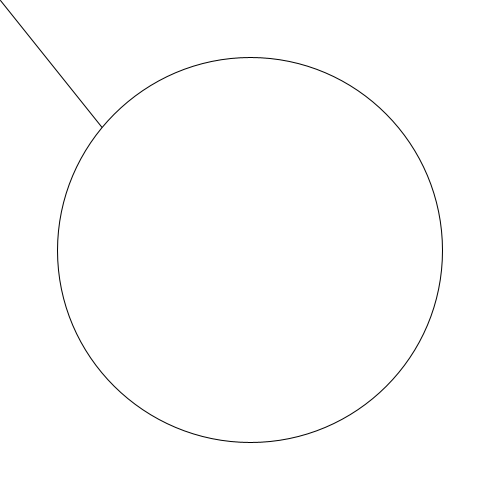
Frame 1 (no input)
Frame 60 (the mouse pressed at the canvas centre just before this capture): identical to frame 1, image omitted
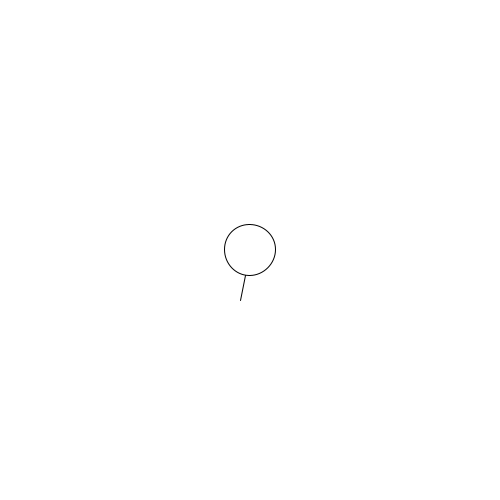
Frame 120 (the mouse held since frame 60 and released just before this capture)

The Processing sketch that drew these frames (run headless with seeded random() and noise(); from frame 60 on, the mouse is pressed at the canvas centre):

// Processing sketch: distance
// ── distance.pde

float x1 = 240;
float y1 = 300;

float x2 = 400;
float y2 = 30;

void setup () {
  size(500, 500);
}

void draw () {
  background(255);
  
  x2 = mouseX;
  y2 = mouseY;
  
  line(x1, y1, x2, y2);
  
  float d = distance(x1, y1, x2, y2); 
  ellipse(250, 250, d, d);
}

float distance (float x1, float y1, float x2, float y2) {
  float diffX = x2 - x1;
  float diffY = y2 - y1;
  
  return sqrt((diffX * diffX) + (diffY * diffY));
}
